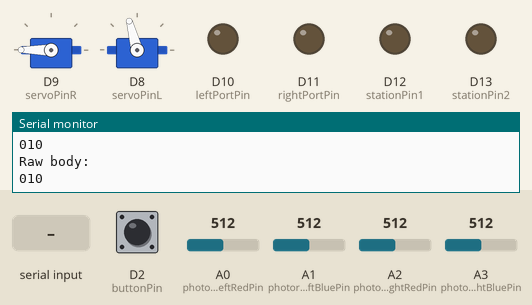
A program run on a simulated Arduino Uno R4 WiFi. On the bench: 2 × servo, output pins drawn as LEDs (lit = HIGH), the last lines printed to the serial monitor. The inputs (shaded band) are chosen by the test bench; at power-on: A0 (photoresistorLeftRedPin) = 512, A2 (photoresistorRightRedPin) = 512, D2 (buttonPin) HIGH, A1 (photoresistorLeftBluePin) = 512, A3 (photoresistorRightBluePin) = 512. WiFi joins after 1.5 s; servers stay silent unless stated; uploads are accepted with an empty reply.

Above: at 3.1 s.
3.2 s: "k" received over Serial
At 3.9 s:
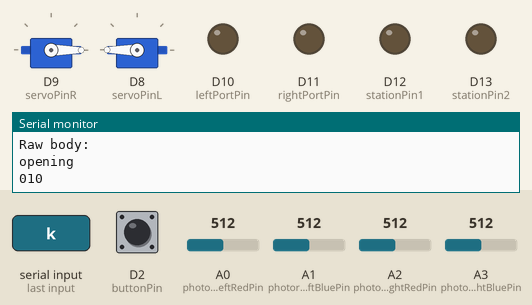
4.7 s: A0 (photoresistorLeftRedPin) set to 534
At 6.0 s:
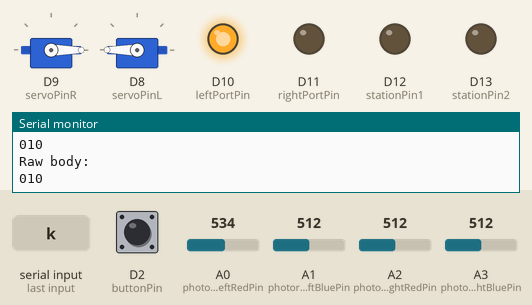
6.3 s: A2 (photoresistorRightRedPin) set to 539
At 7.0 s:
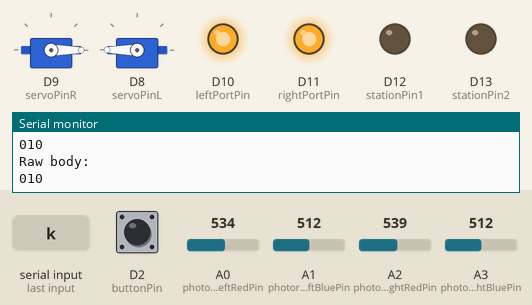
7.9 s: "leftInc" received over Serial
At 9.0 s:
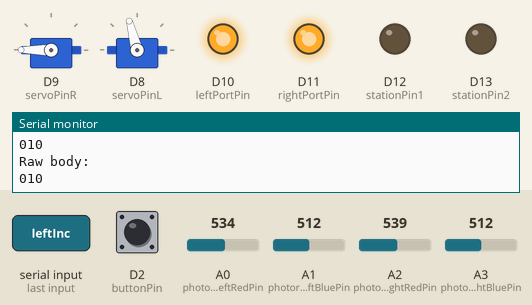
9.5 s: A0 (photoresistorLeftRedPin) set to 306
At 10.0 s:
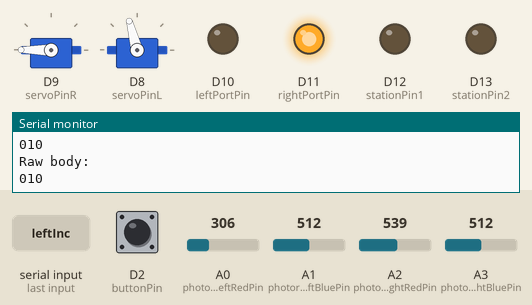
11.0 s: "K" received over Serial
At 12.1 s:
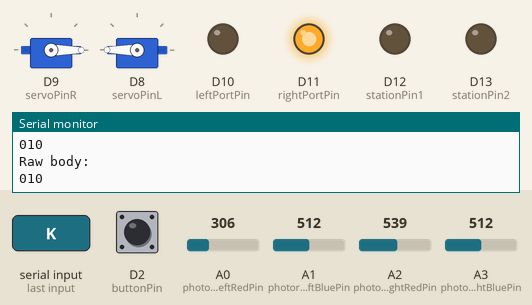
Timing chart, 0 to 13.6 s (numbered marks = the images above; inputs shaded):
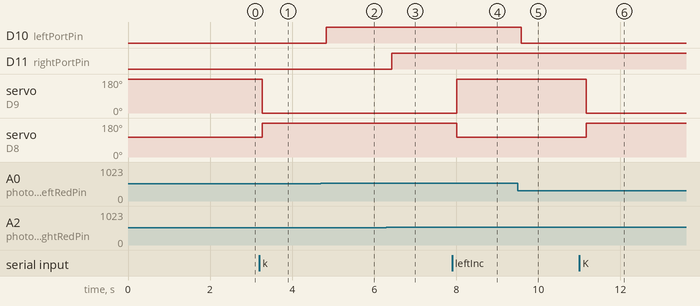

Measured:
- the behaviour switches between 527 and 528 on A0 (photoresistorLeftRedPin) (found by bisection; images 1 and 2)
- the behaviour switches between 527 and 528 on A2 (photoresistorRightRedPin) (found by bisection; images 2 and 3)
- after the input at 3.2 s, servo on D9 (servoPinR): 180° → 0° after 0.08 s; servo on D8 (servoPinL): 105° → 180° after 0.08 s
- after the input at 4.7 s, D10 (leftPortPin): LOW → HIGH after 0.14 s
- after the input at 6.3 s, D11 (rightPortPin): LOW → HIGH after 0.13 s
- after the input at 7.9 s, servo on D9 (servoPinR): 0° → 180° after 0.12 s; servo on D8 (servoPinL): 180° → 105° after 0.12 s
- after the input at 9.5 s, D10 (leftPortPin): HIGH → LOW after 0.08 s
- after the input at 11.0 s, servo on D9 (servoPinR): 180° → 0° after 0.17 s; servo on D8 (servoPinL): 105° → 180° after 0.17 s

The program:

main.cpp
```cpp
#include <Arduino.h>
#include <Servo.h>

#include "WiFiS3.h"

Servo servoL;
Servo servoR;
// Pin assignments
const int photoresistorLeftRedPin = A0;
const int photoresistorLeftBluePin = A1;
const int photoresistorRightRedPin = A2;
const int photoresistorRightBluePin = A3;

const int buttonPin = 2;
const int servoPinR = 9; // left
const int servoPinL = 8; // right

const int leftPortPin = 10;
const int rightPortPin = 11;
const int stationPin1 = 12;
const int stationPin2 = 13;

// angles for recalibration
int angleL = 105;
int angleR = 180;

int leftLightThreshold = 15;
int rightLightThreshold = 15;

int averageLight;

// output for wifi
int output = 0;
String remoteOpen = "false";

// function to calibrate the photoresistor to the room light level
// Baseline averages established via calibration
int averageLightLeftBlue  = 0;
int averageLightLeftRed = 0;
int averageLightRightBlue = 0;
int averageLightRightRed = 0;

// Calibrate a single photoresistor and update its baseline
void calibrateOne(int analogPin, int &averageOut) {
  int sensorLow = 1000;
  int sensorHigh = 0;

  for (int i = 0; i < 1000; i++) {
    int v = analogRead(analogPin);
    if (v > sensorHigh) sensorHigh = v;
    if (v < sensorLow)  sensorLow  = v;
  }
  averageOut = (sensorHigh + sensorLow) / 2;
}

// Calibrate All sensors
void calibrateAll() {
  calibrateOne(photoresistorLeftRedPin,  averageLightLeftRed);
  calibrateOne(photoresistorLeftBluePin, averageLightLeftBlue);
  calibrateOne(photoresistorRightRedPin,  averageLightRightRed);
  calibrateOne(photoresistorRightBluePin, averageLightRightBlue);
  Serial.print("RECALIBATED");
}

// change to tummySetup()
void tummySetup()
{
  // put your setup code here, to run once:
  // while (!Serial)
  //{ /* wait on native USB boards */
  //}
  // Serial.begin(9600);
  Serial.println("starting...");

  pinMode(buttonPin, INPUT_PULLUP);
  pinMode(leftPortPin, OUTPUT);
  pinMode(rightPortPin, OUTPUT);
  pinMode(stationPin1, OUTPUT);
  pinMode(stationPin2, OUTPUT);
  servoR.attach(servoPinR);
  servoL.attach(servoPinL);
  servoR.write(angleR);
  servoL.write(angleL);

  calibrateAll();
}
void close(){
    delay(3000);
    servoR.write(angleR);
    servoL.write(angleL);
    Serial.println("closing");
}


String direction = "_";
bool allowScoring = false;
void task(){

  if (Serial.available() > 0)
  {
    char key = Serial.read();
  }

  if (direction == "go")
  {
    // output = 0;
    digitalWrite(stationPin1,HIGH);
    digitalWrite(stationPin2,HIGH);
    Serial.println("opening");
    servoR.write(75); //INCREASED ANGLE FOR GDC WAS 90
    servoL.write(180);
    delay(500);

    direction = "_";
    allowScoring = true;
    close();
  }
  if(direction == "stop"){
    digitalWrite(stationPin1,LOW);
    digitalWrite(stationPin2,LOW);
    allowScoring = false;
    output = 0;
    direction = "_";
  }
  if(direction == "reset"){
    calibrateAll();
    direction = "_";
  }
  if(direction == "leftInc"){
    leftLightThreshold += 3;
    direction = "_";
  }
  if(direction == "leftDec"){
    leftLightThreshold -= 3;
    direction = "_";
  }
  if(direction == "rightInc"){
    rightLightThreshold += 3;
    direction = "_";
  }
  if(direction == "rightDec"){
    rightLightThreshold -= 3;
    direction = "_";
  }
}


// void popout()
// {

//   if (Serial.available() > 0)
//   {
//     char key = Serial.read();
//   }
//   if (remoteOpen == "true")
//   {
//     Serial.println("opening");
//     servoR.write(90);
//     servoL.write(180);
//     delay(500);

//     output = 0; // open
//     remoteOpen = "false"; // this really doesnt need to be here but cause it gets overridden very soon but whatever
//     close();
//   }
// }


bool redConnected = false;
bool blueConnected = false;
//the station loop
int tummyLoop()
{
  int leftRedVal  = analogRead(photoresistorLeftRedPin);
  int leftBlueVal  = analogRead(photoresistorLeftBluePin);
  int rightRedVal = analogRead(photoresistorRightRedPin);
  int rightBlueVal = analogRead(photoresistorRightBluePin);

  bool leftRedOn  = leftRedVal  > (averageLightLeftRed  + leftLightThreshold);
  bool leftBlueOn  = leftBlueVal  > (averageLightLeftBlue  + leftLightThreshold);
  bool rightRedOn = rightRedVal > (averageLightRightRed + rightLightThreshold);
  bool rightBlueOn = rightBlueVal > (averageLightRightBlue + rightLightThreshold);
  bool anyLightOn = leftRedOn || leftBlueOn || rightRedOn || rightBlueOn;

  //Port lights
  if(leftBlueOn || leftRedOn){digitalWrite(leftPortPin, HIGH);}
  else{digitalWrite(leftPortPin, LOW);}
  if(rightBlueOn || rightRedOn){digitalWrite(rightPortPin, HIGH);}
  else{digitalWrite(rightPortPin, LOW);}

  // NTS REMINDER TO ADD THE OTHER PINS
  redConnected = leftRedOn || rightRedOn;
  blueConnected = leftBlueOn || rightBlueOn;

  bool pressed = (digitalRead(buttonPin) == LOW);

  // Serial.println(pressed);

  if (Serial.available() > 0)
  {
    char key = Serial.read();

    // manual test
    if (key == 'k' || key == 'K')
    {
      Serial.println("opening");
      servoR.write(0);
      servoL.write(210);
      delay(500);

      output = 0; // open
    }
    else if (key == 'l' || key == 'L')
    {
      Serial.println("close");
      servoR.write(angleR);
      servoL.write(angleL);
      delay(500);

      output = 2; // closed
    }
  }
  Serial.print(pressed);
  Serial.print(output < 110);
  Serial.println(allowScoring);
  //Where it closes
  if (anyLightOn && pressed && output < 110 && allowScoring)
    {output += 2;}
  else if( output > 0){output -= 2;}

  // Serial.println(connectionLight);
  // Serial.println(output);
  // output = servoR.read();

  return output;
}

// // -----------------------------------------------------
// // WIFI SETUP
// // -----------------------------------------------------
char ssid[] = "F00KKA9";    // your network SSID (name)
char pass[] = "PleaseWork"; // your network password (use for WPA, or use as key for WEP)
int keyIndex = 0;           // your network key index number (needed only for WEP)

int status = WL_IDLE_STATUS;

// Initialize the WiFi client library
WiFiClient client;

// server address:
char server[] = "192.168.137.1";
// char example[] = "1";
// IPAddress server(64,131,82,241);

unsigned long lastConnectionTime = 0;              // last time you connected to the server, in milliseconds
const unsigned long postingInterval = 10L * 1000L; // delay between updates, in milliseconds

void parsing(char* response){
  Serial.print("Raw body: ");
  Serial.println(response);

  // Now parse with strtok
  char* token = strtok(response, "=");  // split by '='

  if (token != NULL) { //
    char* key = token;
    token = strtok(NULL, "=");
    if (token != NULL) {
      char* value = token;
      Serial.print("Key: ");
      Serial.println(key);
      Serial.print("Value: ");
      Serial.println(value);
      direction = (String)value;
      // Serial.print(String(go));
      task();
    }
  }
}

/* just wrap the received data up to 80 columns in the serial print*/
/* -------------------------------------------------------------------------- */
void read_request() { //Purpose is to read the response from the server and send the body to where it can be parsed
/* -------------------------------------------------------------------------- */
  uint32_t received_data_num = 0;
  char response[24]; //buffer the area to fill the http response into
  int index = 0;
  bool bodyStarted = false;
  String line = "";

  // Wait for server data
  unsigned long timeout = millis();
  while (!client.available()) { // wait till client is available
    if (!client.connected()) {
      Serial.println("Client disconnected while waiting for data");
      client.stop();
      return;
    }
    delay(1);
  }

  // Read and print all available characters
  // if (client.connected()) {
    while (client.available()) {
      char c = client.read();
      if(c == '~'){ //the end of message
        break;
      }
      if (bodyStarted) {
        // Store response characters until buffer is full or connection ends
        if (index < sizeof(response) - 1) {
          response[index++] = c;
        }
      }
      else {
        // Detect end of HTTP headers (\r\n\r\n)
        line += c;
        if (line.endsWith("\r\n\r\n")) {
          bodyStarted = true;
        }
      }
    }
  // }
  response[index] = '\0';  // Null-terminate C string

  parsing((char*)response);
  client.stop(); // kill connection
  // Serial.println("\n--- End of Response ---");
}

// this method makes a HTTP connection to the server:
/* -------------------------------------------------------------------------- */
void httpRequest(int data)
{
  /* -------------------------------------------------------------------------- */
  // close any connection before send a new request.
  // This will free the socket on the NINA module


  // if there's a successful connection:
  if (client.connect(server, 3000))
  { // Server address from above & Port
    // Serial.println("connecting..."); //Really here for logging
    // send the HTTP GET request:
    client.println("GET /tummy HTTP/1.1"); // GET request at '/tummy' using HTTP/1.1
    client.println("Host: Tummy");         // Required but the input doesnt matter
    client.print("Data:");
    client.println(data);
    client.print("Red:");
    client.println(redConnected);
    client.print("Blue:");
    client.println(blueConnected);
    client.print("LLT:");
    client.println(leftLightThreshold);
    client.print("RLT:");
    client.println(rightLightThreshold);
    // client.println("User-Agent: ArduinoWiFi/1.1"); //Not required
    // client.println("Connection: close");
    client.println();
    // note the time that the connection was made:
    lastConnectionTime = millis();
    read_request();
  }
  else
  {
    // if you couldn't make a connection:
    Serial.println("connection failed");
  }
}

/* -------------------------------------------------------------------------- */
void printWifiStatus()
{
  /* -------------------------------------------------------------------------- */
  // print the SSID of the network you're attached to:
  Serial.print("SSID: ");
  Serial.println(WiFi.SSID());

  // print your board's IP address:
  IPAddress ip = WiFi.localIP();
  Serial.print("IP Address: ");
  Serial.println(ip);

  // print the received signal strength:
  long rssi = WiFi.RSSI();
  Serial.print("signal strength (RSSI):");
  Serial.print(rssi);
  Serial.println(" dBm");
}

void connectToWifi(){
    // attempt to connect to WiFi network:
  while (WiFi.status() != WL_CONNECTED) {
    Serial.print("Attempting to connect to SSID: ");
    Serial.println(ssid);
    // Connect to WPA/WPA2 network. Change this line if using open or WEP network:
    WiFi.begin(ssid, pass);

    // wait 10 seconds for connection:
    //delay(10000);
  }
}

/* -------------------------------------------------------------------------- */
void setup()
{
  /* -------------------------------------------------------------------------- */
  // Initialize serial and wait for port to open:
  Serial.begin(9600);
  tummySetup();
  while (!Serial)
  {
    ; // wait for serial port to connect. Needed for native USB port only
  }

  // check for the WiFi module:
  if (WiFi.status() == WL_NO_MODULE)
  {
    Serial.println("Communication with WiFi module failed!");
    // don't continue
    while (true);
  }

  String fv = WiFi.firmwareVersion();
  if (fv < WIFI_FIRMWARE_LATEST_VERSION)
  {
    Serial.println("Please upgrade the firmware");
  }

  // attempt to connect to WiFi network:
  connectToWifi();
  // you're connected now, so print out the status:
  printWifiStatus();
}

/* -------------------------------------------------------------------------- */
void loop()
{
  /* -------------------------------------------------------------------------- */
  // if there's incoming data from the net connection.
  // send it out the serial port.  This is for debugging
  // purposes only:
  // read_request();

  // if ten seconds have passed since your last connection,
  // then connect again and send data:
  // if (millis() - lastConnectionTime > postingInterval) {
  //   httpRequest();
  // }
  int valuedata = tummyLoop();
  if(WiFi.status() != WL_CONNECTED){
    connectToWifi();
  }
  httpRequest(valuedata);
}

// // -----------------------------------------------------
// // COM TESTING
// // -----------------------------------------------------
// void setup()
// {
//   Serial.begin(9600);
//   while (!Serial)
//   {
//     ; // Wait for serial connection (important for USB boards)
//   }
//   // servo.write(90);
//   // delay(500);
//   // servo.write(0);
//   // delay(500);
//   tummySetup();
// }

// void loop()
// {
//   tummyLoop();
// }
```
